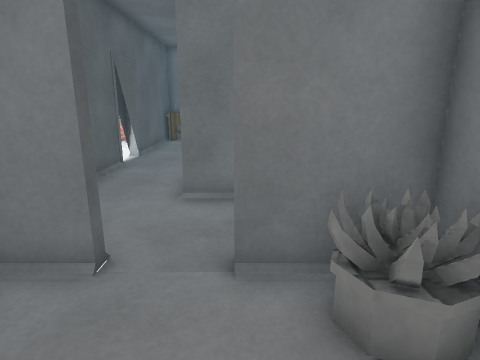
view 1 (above)

24 first-person views from a walk through a 3-D level made in the Unity game engine. The camera is 1.2 m above the floor, tilts 14° down and sees 75° across. The floor is counted in squares, 0.5 m on a side. Each view is taken from the middle of a square. On the plan, view 1 faces up. The plan holds only what a view shows up to about 19 squares ahead; the rest is blank. The player is left out. Door leaves are left out, so doorways stand open. Surface patterns are stand-ins for the level's own textures.

view 2
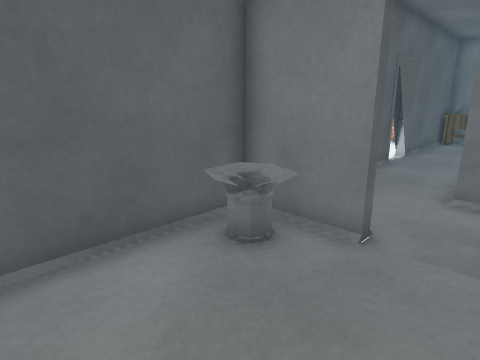

view 3
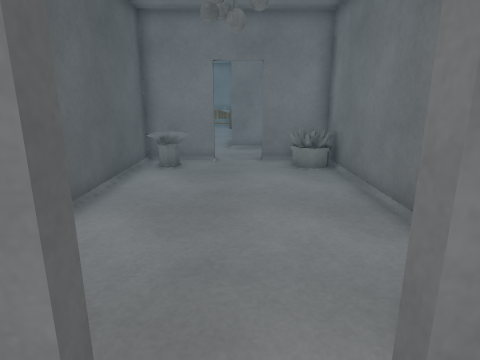

view 4
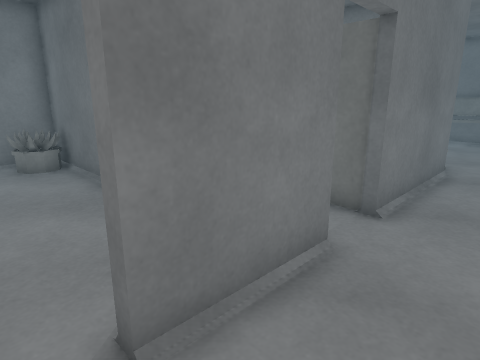

view 5
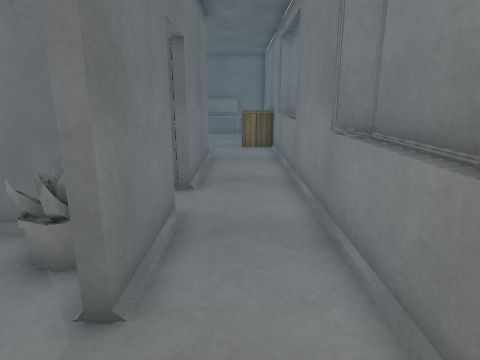

view 6
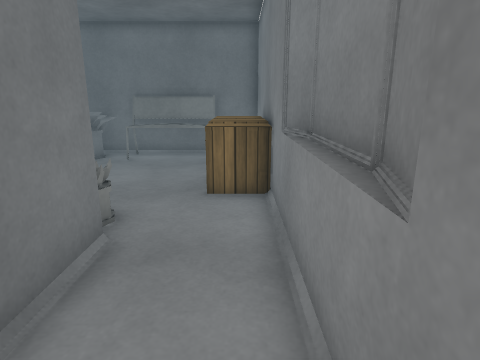

view 7
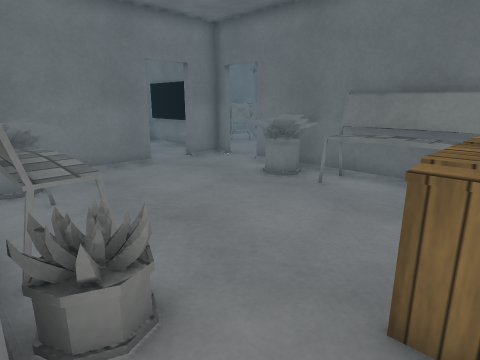

view 8
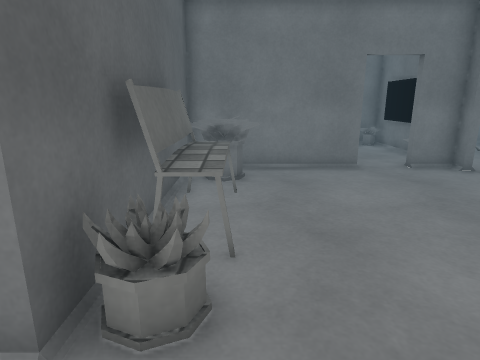

view 9
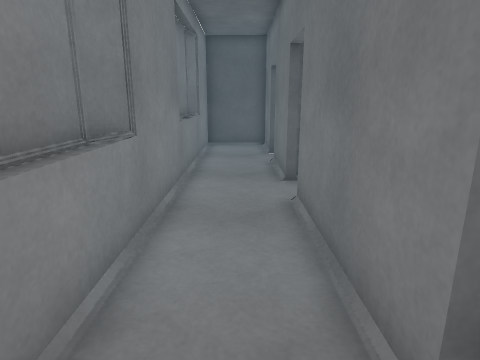

view 10
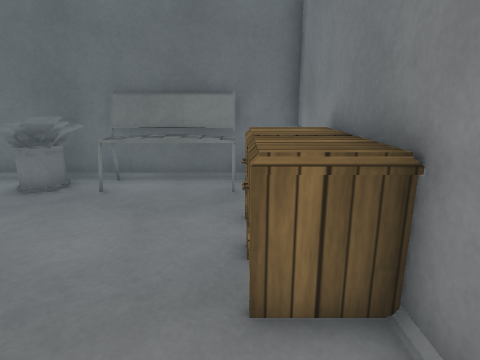

view 11
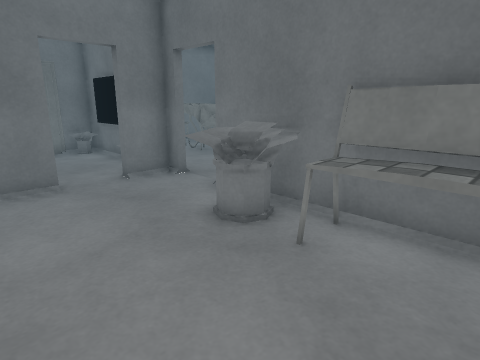

view 12
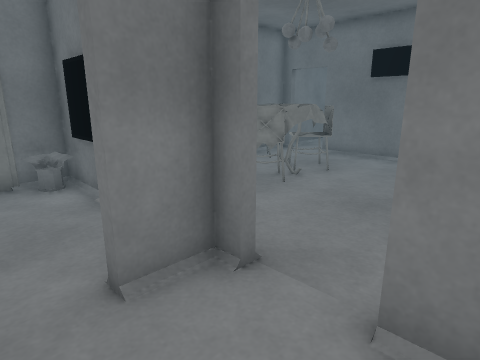

view 13
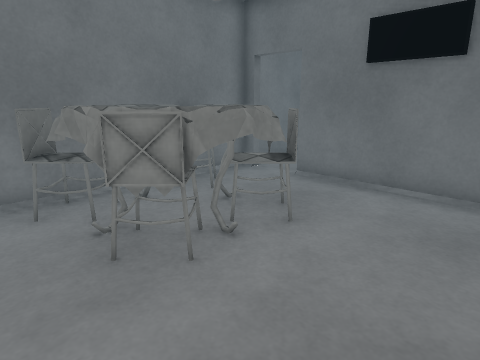

view 14
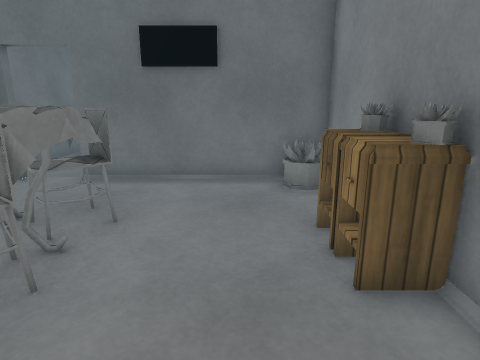

view 15
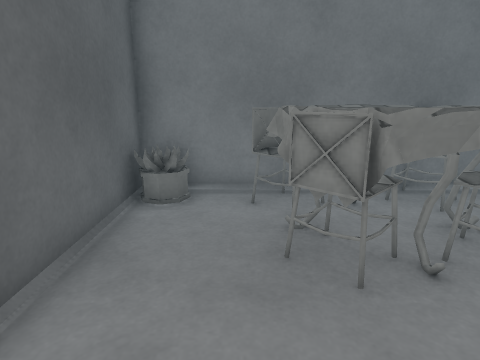

view 16
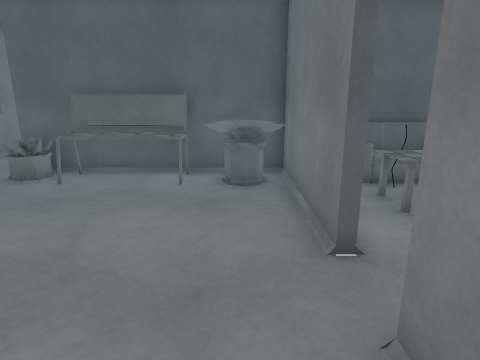

view 17
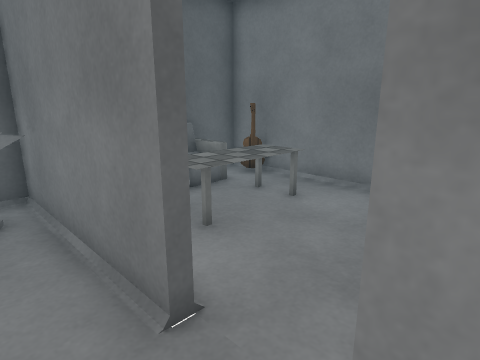

view 18
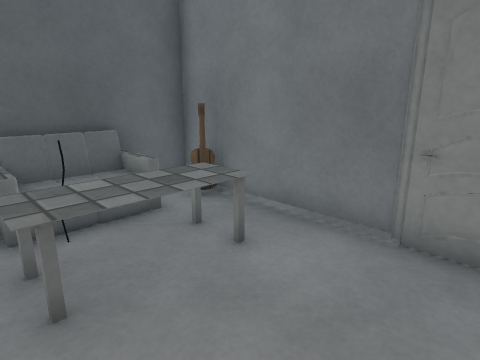

view 19
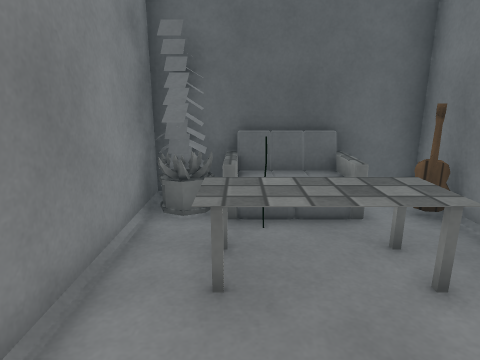

view 20
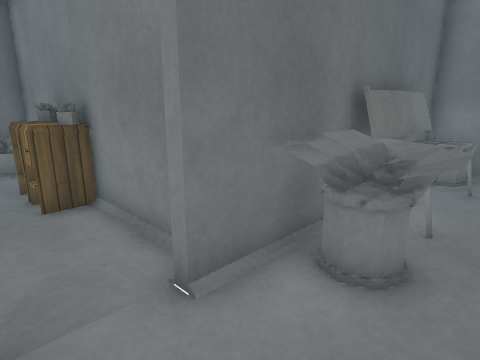

view 21
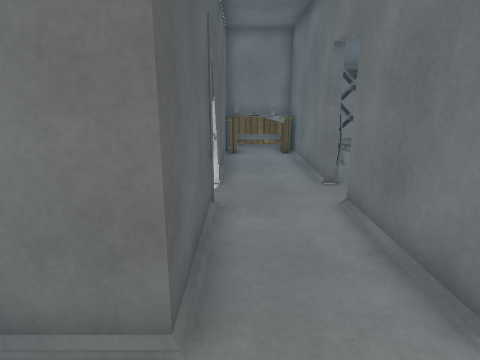

view 22
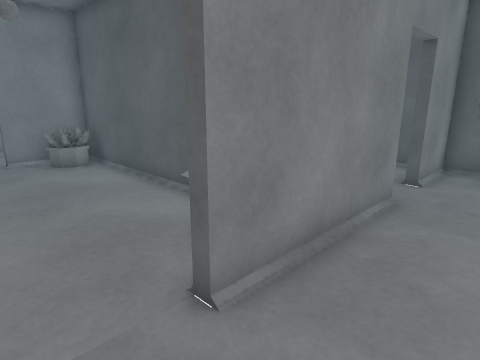

view 23
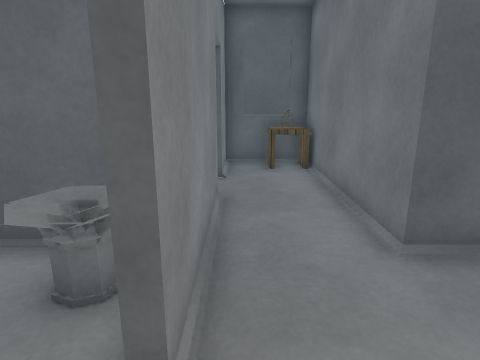

view 24
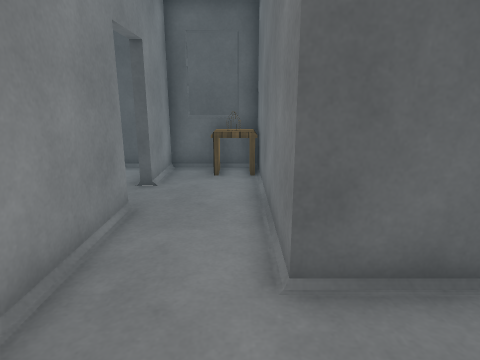

### Floor plan
Ten units are one square. View 1 is at (0, 0); x grows to the right and y downward. Boxes are objects, and circles mark ways between rooms. Rooms are numbered by the first view taken in them; rooms with no view inside come last. Other rooms are left out.
<svg viewBox="-131 -217 456 334">
<path fill="none" stroke="#000" d="M26 29 26 -41 -1 -41M-21 -41 -49 -41 -49 72 -19 72M26 58 26 44M112 112 124 109M85 112 111 112M74 109 86 112M175 -15 111 -15 111 76 57 76M35 76 0 76M210 -10 210 -15 194 -15M21 112 35 109M-19 76 -49 76 -49 108 210 108 210 10M-15 109 -4 112 23 112M141 109 141 90M158 108 158 90M222 17 317 17 317 -60M317 -80 317 -85 213 -85 213 -64M182 -84 177 -85M193 -85 181 -83M210 -64 210 -85 111 -85 111 -19 167 -19M125 -30 125 -24M122 -30 122 -24M-47 -122 -47 -77 -64 -77M-14 -142 -14 -204M-49 -142 -49 -132M2 -77 -14 -77 -14 -122M-65 -44 -21 -44M-15 -212 -47 -212 -47 -125M-35 -198 -46 -198M-15 -198 -25 -198M-80 -44 -65 -44M-64 -77 -110 -77M-113 -76 -113 -60M-110 -77 -126 -77 -126 -44 -99 -44M-112 -74 -124 -74"/>
<rect x="-45" y="55" width="10" height="10" fill="#bbb"><title>flower</title></rect>
<rect x="-45" y="-35" width="20" height="10" fill="#bbb"><title>flower</title></rect>
<rect x="5" y="55" width="20" height="10" fill="#bbb"><title>flower</title></rect>
<rect x="5" y="-35" width="20" height="10" fill="#bbb"><title>flower</title></rect>
<rect x="115" y="55" width="10" height="20" fill="#bbb"><title>flower</title></rect>
<rect x="115" y="15" width="20" height="40" fill="#bbb"><title>bench</title></rect>
<rect x="115" y="-15" width="20" height="30" fill="#bbb"><title>flower</title></rect>
<rect x="145" y="85" width="10" height="10" fill="#bbb"><title>other object</title></rect>
<rect x="165" y="85" width="10" height="10" fill="#bbb"><title>other object</title></rect>
<rect x="185" y="45" width="20" height="50" fill="#bbb"><title>bench</title></rect>
<rect x="185" y="25" width="20" height="20" fill="#bbb"><title>flower</title></rect>
<rect x="195" y="85" width="10" height="10" fill="#bbb"><title>flower</title></rect>
<rect x="215" y="-85" width="10" height="20" fill="#bbb"><title>plant</title></rect>
<rect x="235" y="-85" width="20" height="20" fill="#bbb"><title>chair</title></rect>
<rect x="245" y="-45" width="20" height="10" fill="#bbb"><title>chair</title></rect>
<rect x="245" y="-75" width="50" height="40" fill="#bbb"><title>table</title></rect>
<rect x="255" y="5" width="10" height="10" fill="#bbb"><title>plant</title></rect>
<rect x="265" y="5" width="20" height="10" fill="#bbb"><title>plant</title></rect>
<rect x="265" y="-5" width="10" height="10" fill="#bbb"><title>other object</title></rect>
<rect x="275" y="-45" width="20" height="10" fill="#bbb"><title>chair</title></rect>
<rect x="275" y="-85" width="20" height="20" fill="#bbb"><title>chair</title></rect>
<rect x="305" y="5" width="10" height="10" fill="#bbb"><title>plant</title></rect>
<rect x="115" y="-75" width="20" height="40" fill="#bbb"><title>other object</title></rect>
<rect x="115" y="-85" width="20" height="10" fill="#bbb"><title>other object</title></rect>
<rect x="135" y="-75" width="20" height="50" fill="#bbb"><title>table</title></rect>
<rect x="195" y="-35" width="10" height="10" fill="#bbb"><title>other object</title></rect>
<rect x="195" y="-85" width="10" height="10" fill="#bbb"><title>plant</title></rect>
<rect x="-35" y="-205" width="10" height="10" fill="#bbb"><title>other object</title></rect>
<circle cx="-10" cy="72" r="3" fill="#2a7"/>
<circle cx="-10" cy="-40" r="3" fill="#2a7"/>
<circle cx="210" cy="0" r="3" fill="#2a7"/>
<circle cx="185" cy="-20" r="3" fill="#2a7"/>
<circle cx="-55" cy="-60" r="3" fill="#2a7"/>
<circle cx="-110" cy="-50" r="3" fill="#2a7"/>
<text x="-10" y="10">1</text>
<text x="130" y="60">2</text>
<text x="260" y="-40">3</text>
<text x="160" y="-60">4</text>
<text x="-30" y="-110">5</text>
<text x="-80" y="-60">6</text>
<text x="-120" y="-60">7</text>
</svg>
Room 1 opens to room 2. Room 1 opens to room 5. Room 2 opens to room 3. Room 2 opens to room 4. Room 5 opens to room 6. Room 6 opens to room 7.

Where each view was taken, in squares from view 1:
view 1: 0 up, 0 right, facing up
view 2: 1 down, 0 right, facing up-left
view 3: 9 down, 1 left, facing up
view 4: 10 down, 1 left, facing up-right
view 5: 9 down, 3 left, facing right
view 6: 10 down, 6 right, facing right
view 7: 10 down, 11 right, facing up-right
view 8: 10 down, 13 right, facing up
view 9: 9 down, 13 right, facing left
view 10: 9 down, 11 right, facing right
view 11: 8 down, 15 right, facing up-right
view 12: 2 down, 18 right, facing up-right
view 13: 0 up, 23 right, facing up-right
view 14: 1 up, 22 right, facing right
view 15: 0 up, 24 right, facing up
view 16: 0 up, 22 right, facing left
view 17: 0 up, 20 right, facing up-left
view 18: 3 up, 19 right, facing up-left
view 19: 4 up, 19 right, facing left
view 20: 1 up, 18 right, facing down-right
view 21: 5 up, 4 left, facing up
view 22: 7 up, 0 right, facing down-left
view 23: 5 up, 0 right, facing left
view 24: 7 up, 1 left, facing left
